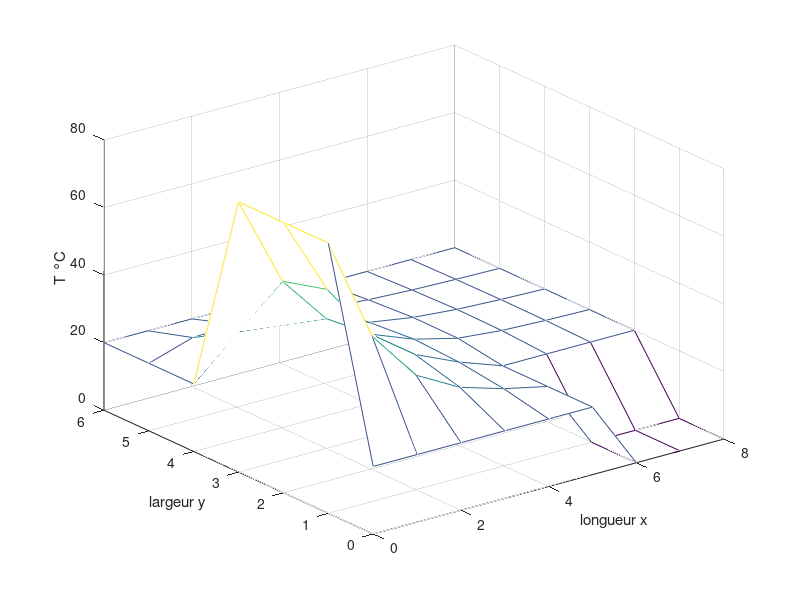
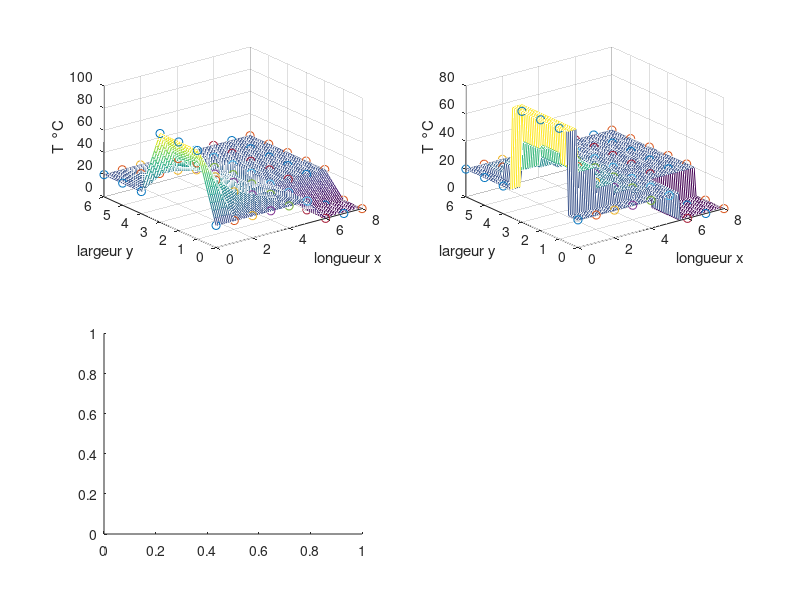

Here is the MATLAB script that generated these plots, in order: (Note: this script raises an error after producing the figures.)
%Méthode Muttin version 1.0.0

%Parametre
phi=5;
lambda=1;
flux_chaleur=-phi/lambda;
h=1; % pas
Tini=20; % temperature initiale du contour (mur)
Trad=80; % temperature initiale du contour (au niveau du radiateur)


%Vecteur C
% c'est des cste à droite de l'éq
C=zeros(29,1);
C(1,1)=h^2*flux_chaleur-Tini-Trad;
C(5,1)=h^2*flux_chaleur-Trad;
C(9,1)=h^2*flux_chaleur-Trad;
C([2:3 8 13 14 16 22 24:28],1)=-Tini;
C([4 15 23 29],1)=-2*Tini;


% Matrice A
% c'est la grosse matrice des coefs
A1=[diag(-4*ones(4,1))+diag(ones(3,1),-1)+diag(ones(3,1),1)  diag(ones(4,1))  zeros(4,21)];
A2=[diag(ones(4,1)) diag(-4*ones(4,1))+diag(ones(3,1),-1)+diag(ones(3,1),1)  diag(ones(4,1)) zeros(4,3) zeros(4,14)];
temp=[diag(ones(4,1));zeros(3,4)];
A3=[zeros(7,4) temp diag(-4*ones(7,1))+diag(ones(6,1),-1)+diag(ones(6,1),1) diag(ones(7,1)) zeros(7)];
A4=[zeros(7,8) diag(ones(7,1)) diag(-4*ones(7,1))+diag(ones(6,1),-1)+diag(ones(6,1),1) diag(ones(7,1))];
A5=[zeros(7,15) diag(ones(7,1)) diag(-4*ones(7,1))+diag(ones(6,1),-1)+diag(ones(6,1),1)];
A=[A1;A2;A3;A4;A5];
% contour(A)


% Tvec
% c'est le  vecteur de T, la température que l'on cherche
% On a A*Tvec=C
% donc Tvec=A' * C
Tvec=A\C




% Graphe
% Décomposer vecteur Tvec à une matice T
T=zeros(7,9);
T(1,1:6)=Tini;
T(3,6:9)=Tini;
T(7,1:9)=Tini;
T(1:7,1)=Tini;
T(2:4,1)=Trad;
T(1:3,6)=Tini;
T(3:7,9)=Tini;
T(2,2:5)=Tvec(1:4);
T(3,2:5)=Tvec(5:8);
T(4,2:8)=Tvec(9:15);
T(5,2:8)=Tvec(16:22);
T(6,2:8)=Tvec(23:29);
% graphe normal
[X,Y]=meshgrid(0:h:8,0:h:6);
figure(1)
mesh(X,Y,T)
xlabel('longueur x')
ylabel('largeur y')
zlabel('T °C')
% interpolation
figure(2)
subplot(2,2,1)
[xq,yq] = meshgrid(0:.1:8, 0:.1:6);
vq = griddata(X,Y,T,xq,yq,'linear');
mesh(xq,yq,vq)
xlabel('longueur x')
ylabel('largeur y')
zlabel('T °C')
hold on
plot3(X,Y,T,'o')
subplot(2,2,2)
vq = griddata(X,Y,T,xq,yq,'nearest');
mesh(xq,yq,vq)
xlabel('longueur x')
ylabel('largeur y')
zlabel('T °C')
hold on
plot3(X,Y,T,'o')
subplot(2,2,3)
vq = griddata(X,Y,T,xq,yq,'cubic');
mesh(xq,yq,vq)
xlabel('longueur x')
ylabel('largeur y')
zlabel('T °C')
hold on
plot3(X,Y,T,'o')
subplot(2,2,4)
vq = griddata(X,Y,T,xq,yq,'v4');
mesh(xq,yq,vq)
xlabel('longueur x')
ylabel('largeur y')
zlabel('T °C')
hold on
plot3(X,Y,T,'o')

